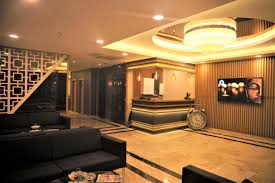
#> input picture test0/images (1).jpg, 275 x 183 px, found by its file name; its folder holds only this picture in this run
$ python models.py
#> lines starting #> are read from the running program, lines starting #| are printed output that depends on the picture
### data_preprocessing.py
import numpy as np
import os
import cv2
import random

def ImagePreprocess(path2img,train_size=0.7,size=(80,80)):
#> called with train_size = 0.7, size = (80, 80)
    x_test=[]
    y_test=[[]]
    x_train=[]
    y_train=[[]]
    for path in path2img:
        numberoffiles=len(os.listdir(path))
        counter=0
        for img in os.listdir(path):
            if counter<(numberoffiles*train_size):
                pic = cv2.cvtColor(cv2.imread(os.path.join(path,img)),cv2.COLOR_BGR2RGB)
                pic = cv2.imread(os.path.join(path,img))
#> pic is the input picture: shape (183, 275, 3); mean B, G, R 69.6, 108.5, 146.8
                pic = cv2.resize(pic,size)
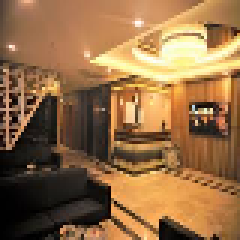
#> pic: shape (80, 80, 3) (shown 3 times larger); mean B, G, R 69.6, 108.5, 146.8
                x_train.append([pic])
                y_train[0].append(path2img.index(path))
                counter+=1
            else:
                pic = cv2.cvtColor(cv2.imread(os.path.join(path,img)),cv2.COLOR_BGR2RGB)
                pic = cv2.imread(os.path.join(path,img))
                pic = cv2.resize(pic,size)
                x_test.append([pic])
                y_test[0].append(path2img.index(path))
                counter+=1

    temp0=list(zip(x_train,y_train[0]))
    random.shuffle(temp0)
    x_train,y_train[0]=zip(*temp0)
    temp1=list(zip(x_test,y_test[0]))
    random.shuffle(temp1)
    x_test,y_test[0]=zip(*temp1)

    x_train=np.array(x_train)
    y_train=np.array(y_train)
    x_test=np.array(x_test)
    y_test=np.array(y_test)


    x_train=x_train.reshape(x_train.shape[0],-1).T
    x_test=x_test.reshape(x_test.shape[0],-1).T
    x_train=x_train/255.
    x_test=x_test/255.

    return x_train,x_test,y_train,y_test
x_train,x_test,y_train,y_test=ImagePreprocess(["Q:\Projects\ProjectTalos\projecttalos\\test0","Q:\Projects\ProjectTalos\projecttalos\\test1"])
print(x_test.shape[0])
print("-----------")
print(y_test)

### models.py
from nn_funcs.forward_prop import *
from nn_funcs.backward_prop import *
#> (the run stopped early here; a loop or call above may not have finished)
